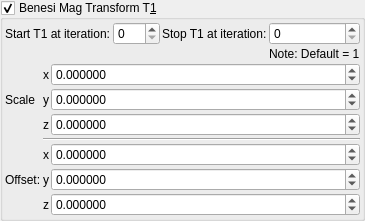
    <widget class="MyGroupBox" name="groupCheck_transf_benesi_T1_enabled_false">
     <property name="toolTip">
      <string/>
     </property>
     <property name="title">
      <string>Benesi Mag Transform T&amp;1</string>
     </property>
     <property name="checkable">
      <bool>true</bool>
     </property>
     <layout class="QVBoxLayout" name="verticalLayout_29" stretch="0,0">
      <property name="spacing">
       <number>2</number>
      </property>
      <property name="leftMargin">
       <number>2</number>
      </property>
      <property name="topMargin">
       <number>2</number>
      </property>
      <property name="rightMargin">
       <number>2</number>
      </property>
      <property name="bottomMargin">
       <number>2</number>
      </property>
      <item>
       <layout class="QGridLayout" name="gridLayout_62">
        <property name="spacing">
         <number>2</number>
        </property>
        <item row="0" column="2">
         <widget class="QLabel" name="label_247">
          <property name="text">
           <string>Stop T1 at iteration:</string>
          </property>
         </widget>
        </item>
        <item row="0" column="3">
         <widget class="MySpinBox" name="spinboxInt_transf_stop_iterationsT_1">
          <property name="sizePolicy">
           <sizepolicy hsizetype="Minimum" vsizetype="Maximum">
            <horstretch>0</horstretch>
            <verstretch>0</verstretch>
           </sizepolicy>
          </property>
          <property name="maximum">
           <number>999</number>
          </property>
         </widget>
        </item>
        <item row="0" column="1">
         <widget class="MySpinBox" name="spinboxInt_transf_start_iterations">
          <property name="sizePolicy">
           <sizepolicy hsizetype="Minimum" vsizetype="Maximum">
            <horstretch>0</horstretch>
            <verstretch>0</verstretch>
           </sizepolicy>
          </property>
          <property name="maximum">
           <number>999</number>
          </property>
         </widget>
        </item>
        <item row="0" column="0">
         <widget class="QLabel" name="label_246">
          <property name="text">
           <string>Start T1 at iteration:</string>
          </property>
         </widget>
        </item>
        <item row="1" column="3">
         <widget class="QLabel" name="label_140">
          <property name="text">
           <string>Note: Default = 1</string>
          </property>
         </widget>
        </item>
       </layout>
      </item>
      <item>
       <layout class="QGridLayout" name="gridLayout_63" columnstretch="0,0,1">
        <property name="spacing">
         <number>2</number>
        </property>
        <item row="6" column="1">
         <widget class="QLabel" name="label_125">
          <property name="sizePolicy">
           <sizepolicy hsizetype="Preferred" vsizetype="Preferred">
            <horstretch>0</horstretch>
            <verstretch>0</verstretch>
           </sizepolicy>
          </property>
          <property name="text">
           <string notr="true">z</string>
          </property>
          <property name="alignment">
           <set>Qt::AlignRight|Qt::AlignTrailing|Qt::AlignVCenter</set>
          </property>
         </widget>
        </item>
        <item row="5" column="2">
         <widget class="MyDoubleSpinBox" name="spinbox3_transf_offset_200_y">
          <property name="sizePolicy">
           <sizepolicy hsizetype="Minimum" vsizetype="Maximum">
            <horstretch>0</horstretch>
            <verstretch>0</verstretch>
           </sizepolicy>
          </property>
          <property name="prefix">
           <string/>
          </property>
          <property name="suffix">
           <string/>
          </property>
          <property name="decimals">
           <number>6</number>
          </property>
          <property name="minimum">
           <double>-99.989999999999995</double>
          </property>
          <property name="maximum">
           <double>99.989999999999995</double>
          </property>
          <property name="singleStep">
           <double>0.100000000000000</double>
          </property>
         </widget>
        </item>
        <item row="4" column="2">
         <widget class="MyDoubleSpinBox" name="spinbox3_transf_offset_200_x">
          <property name="sizePolicy">
           <sizepolicy hsizetype="Minimum" vsizetype="Maximum">
            <horstretch>0</horstretch>
            <verstretch>0</verstretch>
           </sizepolicy>
          </property>
          <property name="prefix">
           <string/>
          </property>
          <property name="suffix">
           <string/>
          </property>
          <property name="decimals">
           <number>6</number>
          </property>
          <property name="minimum">
           <double>-99.989999999999995</double>
          </property>
          <property name="maximum">
           <double>99.989999999999995</double>
          </property>
          <property name="singleStep">
           <double>0.100000000000000</double>
          </property>
         </widget>
        </item>
        <item row="6" column="2">
         <widget class="MyDoubleSpinBox" name="spinbox3_transf_offset_200_z">
          <property name="sizePolicy">
           <sizepolicy hsizetype="Minimum" vsizetype="Maximum">
            <horstretch>0</horstretch>
            <verstretch>0</verstretch>
           </sizepolicy>
          </property>
          <property name="prefix">
           <string/>
          </property>
          <property name="suffix">
           <string/>
          </property>
          <property name="decimals">
           <number>6</number>
          </property>
          <property name="minimum">
           <double>-99.989999999999995</double>
          </property>
          <property name="maximum">
           <double>99.989999999999995</double>
          </property>
          <property name="singleStep">
           <double>0.100000000000000</double>
          </property>
         </widget>
        </item>
        <item row="2" column="2">
         <widget class="MyDoubleSpinBox" name="spinbox3_transf_scale3D_222_z">
          <property name="sizePolicy">
           <sizepolicy hsizetype="Minimum" vsizetype="Maximum">
            <horstretch>0</horstretch>
            <verstretch>0</verstretch>
           </sizepolicy>
          </property>
          <property name="prefix">
           <string/>
          </property>
          <property name="suffix">
           <string/>
          </property>
          <property name="decimals">
           <number>6</number>
          </property>
          <property name="minimum">
           <double>-99.989999999999995</double>
          </property>
          <property name="maximum">
           <double>99.989999999999995</double>
          </property>
          <property name="singleStep">
           <double>0.100000000000000</double>
          </property>
         </widget>
        </item>
        <item row="5" column="0">
         <widget class="QLabel" name="label_259">
          <property name="text">
           <string>Offset:</string>
          </property>
         </widget>
        </item>
        <item row="4" column="1">
         <widget class="QLabel" name="label_118">
          <property name="sizePolicy">
           <sizepolicy hsizetype="Preferred" vsizetype="Preferred">
            <horstretch>0</horstretch>
            <verstretch>0</verstretch>
           </sizepolicy>
          </property>
          <property name="text">
           <string notr="true">x</string>
          </property>
          <property name="alignment">
           <set>Qt::AlignRight|Qt::AlignTrailing|Qt::AlignVCenter</set>
          </property>
         </widget>
        </item>
        <item row="5" column="1">
         <widget class="QLabel" name="label_119">
          <property name="sizePolicy">
           <sizepolicy hsizetype="Preferred" vsizetype="Preferred">
            <horstretch>0</horstretch>
            <verstretch>0</verstretch>
           </sizepolicy>
          </property>
          <property name="text">
           <string notr="true">y</string>
          </property>
          <property name="alignment">
           <set>Qt::AlignRight|Qt::AlignTrailing|Qt::AlignVCenter</set>
          </property>
         </widget>
        </item>
        <item row="1" column="0">
         <widget class="QLabel" name="label_258">
          <property name="text">
           <string>Scale</string>
          </property>
         </widget>
        </item>
        <item row="0" column="1">
         <widget class="QLabel" name="label_126">
          <property name="sizePolicy">
           <sizepolicy hsizetype="Preferred" vsizetype="Preferred">
            <horstretch>0</horstretch>
            <verstretch>0</verstretch>
           </sizepolicy>
          </property>
          <property name="text">
           <string notr="true">x</string>
          </property>
          <property name="alignment">
           <set>Qt::AlignRight|Qt::AlignTrailing|Qt::AlignVCenter</set>
          </property>
         </widget>
        </item>
        <item row="1" column="1">
         <widget class="QLabel" name="label_127">
          <property name="sizePolicy">
           <sizepolicy hsizetype="Preferred" vsizetype="Preferred">
            <horstretch>0</horstretch>
            <verstretch>0</verstretch>
           </sizepolicy>
          </property>
          <property name="text">
           <string notr="true">y</string>
          </property>
          <property name="alignment">
           <set>Qt::AlignRight|Qt::AlignTrailing|Qt::AlignVCenter</set>
          </property>
         </widget>
        </item>
        <item row="2" column="1">
         <widget class="QLabel" name="label_128">
          <property name="sizePolicy">
           <sizepolicy hsizetype="Preferred" vsizetype="Preferred">
            <horstretch>0</horstretch>
            <verstretch>0</verstretch>
           </sizepolicy>
          </property>
          <property name="text">
           <string notr="true">z</string>
          </property>
          <property name="alignment">
           <set>Qt::AlignRight|Qt::AlignTrailing|Qt::AlignVCenter</set>
          </property>
         </widget>
        </item>
        <item row="0" column="2">
         <widget class="MyDoubleSpinBox" name="spinbox3_transf_scale3D_222_x">
          <property name="sizePolicy">
           <sizepolicy hsizetype="Minimum" vsizetype="Maximum">
            <horstretch>0</horstretch>
            <verstretch>0</verstretch>
           </sizepolicy>
          </property>
          <property name="prefix">
           <string/>
          </property>
          <property name="suffix">
           <string/>
          </property>
          <property name="decimals">
           <number>6</number>
          </property>
          <property name="minimum">
           <double>-99.989999999999995</double>
          </property>
          <property name="maximum">
           <double>99.989999999999995</double>
          </property>
          <property name="singleStep">
           <double>0.100000000000000</double>
          </property>
         </widget>
        </item>
        <item row="1" column="2">
         <widget class="MyDoubleSpinBox" name="spinbox3_transf_scale3D_222_y">
          <property name="sizePolicy">
           <sizepolicy hsizetype="Minimum" vsizetype="Maximum">
            <horstretch>0</horstretch>
            <verstretch>0</verstretch>
           </sizepolicy>
          </property>
          <property name="prefix">
           <string/>
          </property>
          <property name="suffix">
           <string/>
          </property>
          <property name="decimals">
           <number>6</number>
          </property>
          <property name="minimum">
           <double>-99.989999999999995</double>
          </property>
          <property name="maximum">
           <double>99.989999999999995</double>
          </property>
          <property name="singleStep">
           <double>0.100000000000000</double>
          </property>
         </widget>
        </item>
        <item row="3" column="1" colspan="2">
         <widget class="Line" name="line_53">
          <property name="orientation">
           <enum>Qt::Horizontal</enum>
          </property>
         </widget>
        </item>
       </layout>
      </item>
     </layout>
    </widget>
